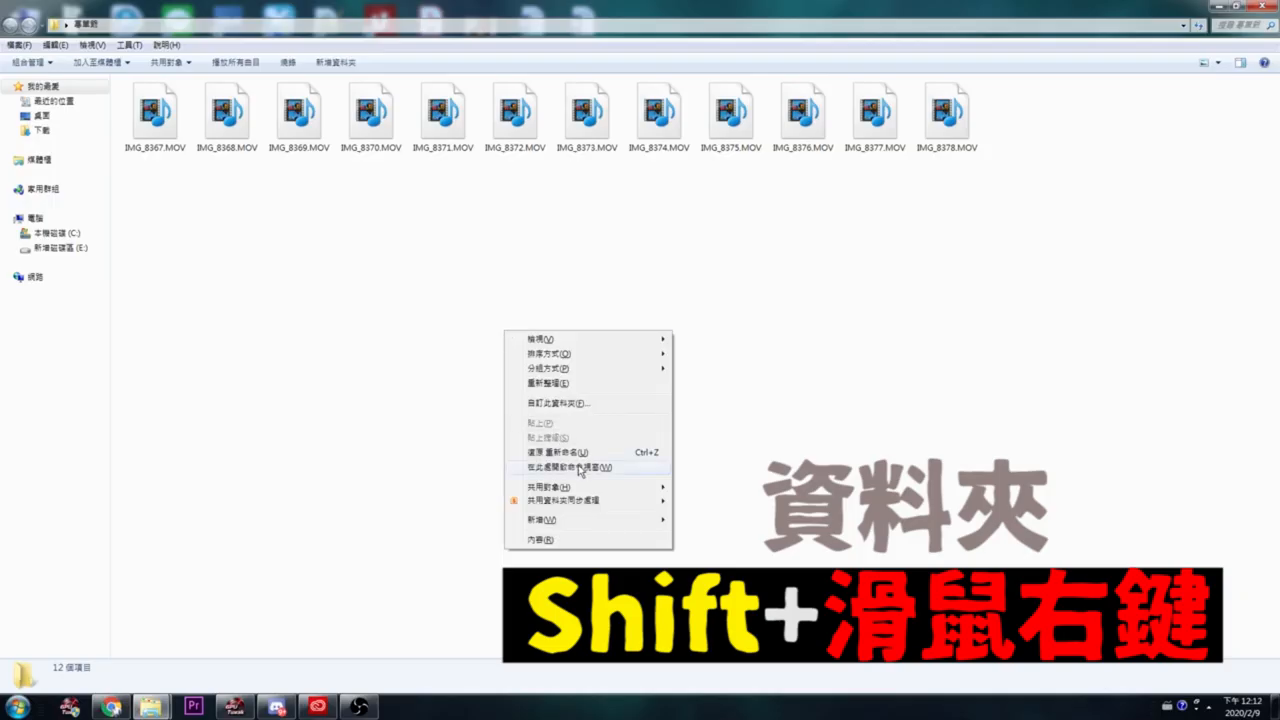
#> input picture frame 87 of openCV影片應用/Ben.mp4, 1280 x 720 px
$ python read_from_video.py
#> lines starting #> are read from the running program, lines starting #| are printed output that depends on the picture
'''
原理：OpenCV 取出影片中的"每張"影格

打開terminal-cd到檔案目錄
輸入python read_from_video.py 開啟
'''

import cv2
import numpy as np

cap = cv2.VideoCapture("Ben.mp4") #改成你要開的影片檔名

fourcc = cv2.VideoWriter_fourcc(*"XVID") #影片的編碼

out = cv2.VideoWriter("video.avi", fourcc, 25, (640, 360))  #跑完影片後會生成這個檔案 (長,寬)

while True:
    ret, frame = cap.read()  #frame 一張照片
#> frame is the input picture: shape (720, 1280, 3); mean B, G, R 214.6, 215, 218.4
    frame2 = cv2.flip(frame, 1)  #.flip 左右對換
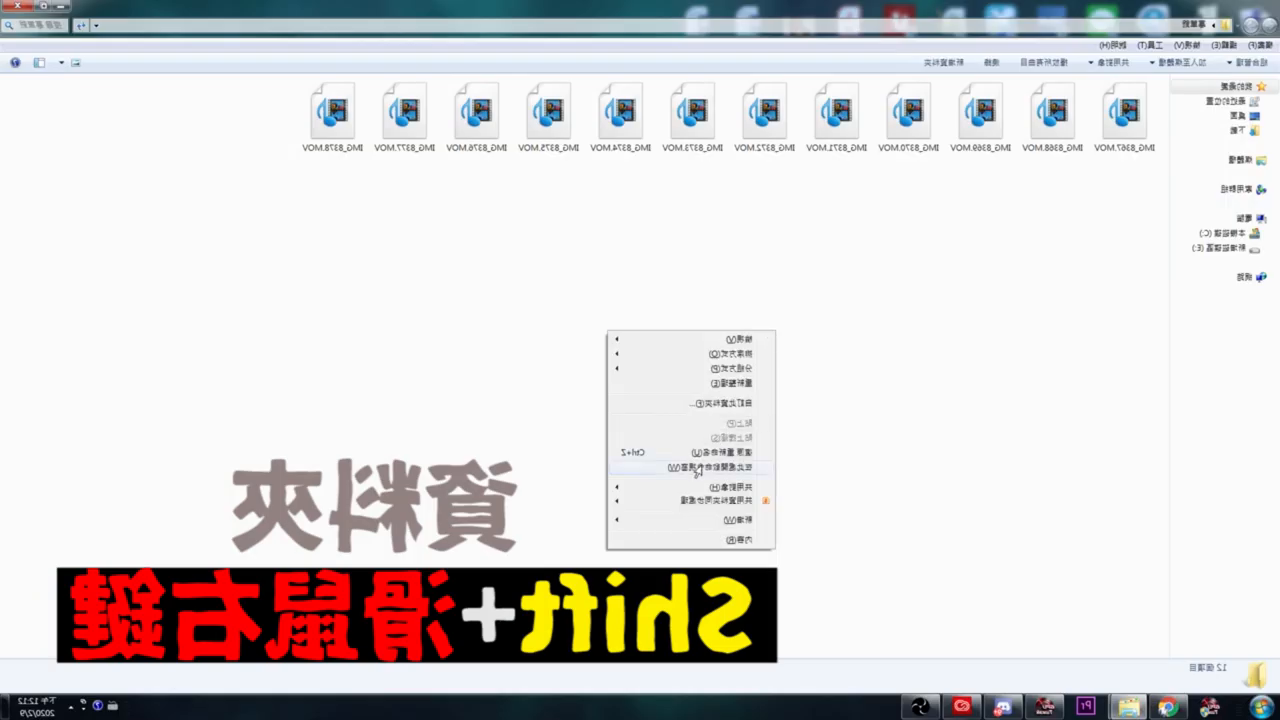
#> frame2: shape (720, 1280, 3); mean B, G, R 214.6, 215, 218.4

    cv2.imshow("frame2", frame2)  #顯示 翻轉過的
    cv2.imshow("frame", frame)  #顯示 原版

    out.write(frame2) # 寫檔 翻轉過的

    key = cv2.waitKey(25)
#> (key Esc is pressed here)
    if key == 27:  #如果按Esc 就跳出
        break

out.release() #釋放所有資源
cap.release()
cv2.destroyAllWindows()

$ run again, starting later in the video
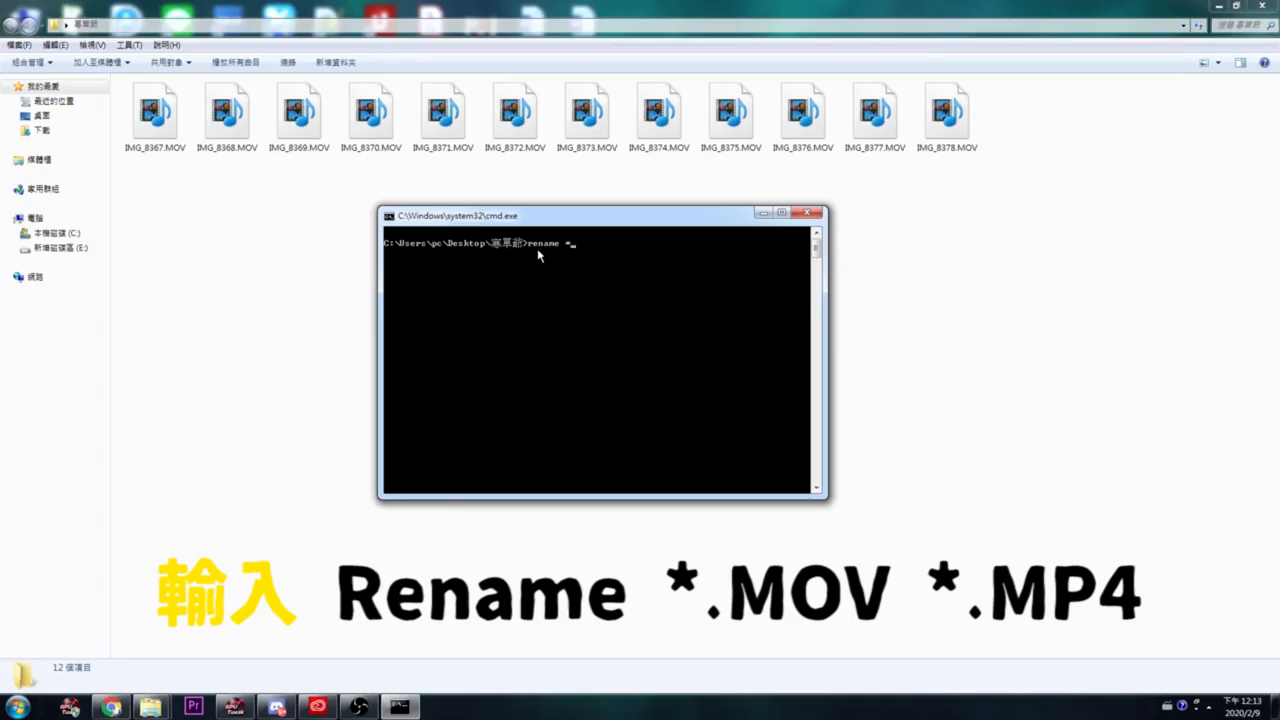
#> input picture frame 395 of openCV影片應用/Ben.mp4, 1280 x 720 px
#> frame is the input picture: shape (720, 1280, 3); mean B, G, R 197.6, 196.5, 193.1
#> `frame2 = cv2.flip(frame, 1)`:
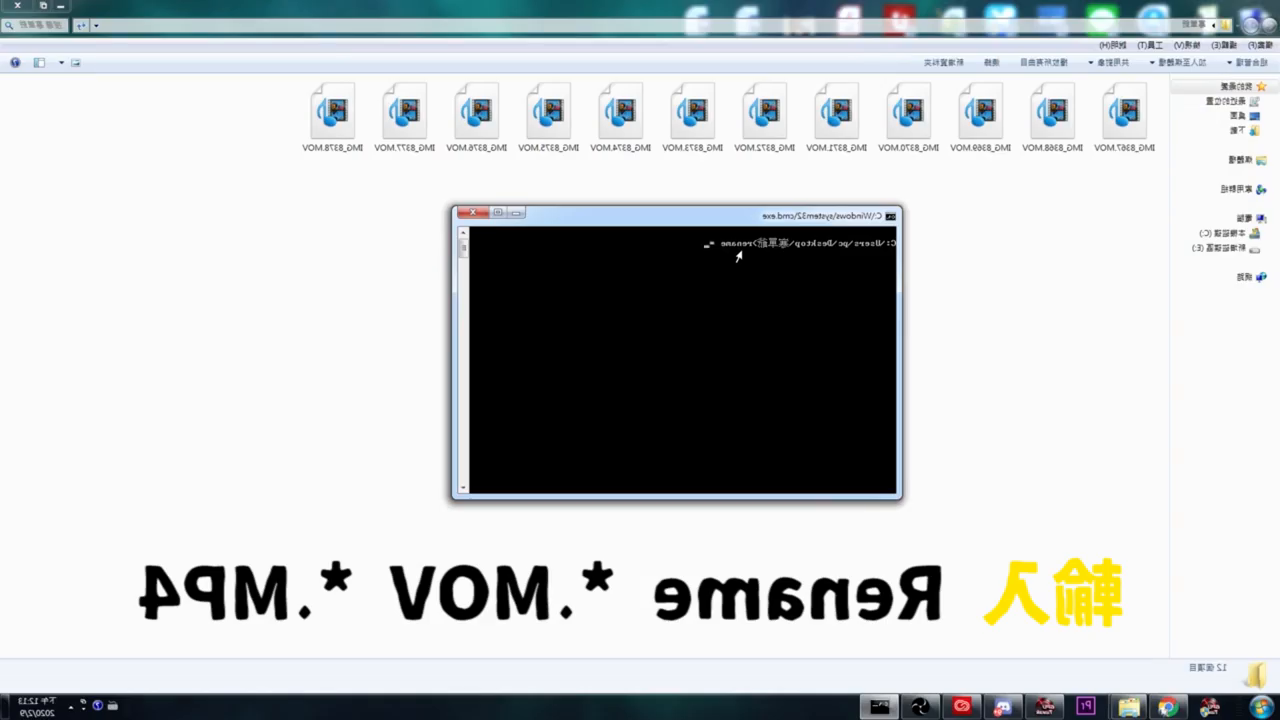
#> frame2: shape (720, 1280, 3); mean B, G, R 197.6, 196.5, 193.1

$ run again, starting later in the video
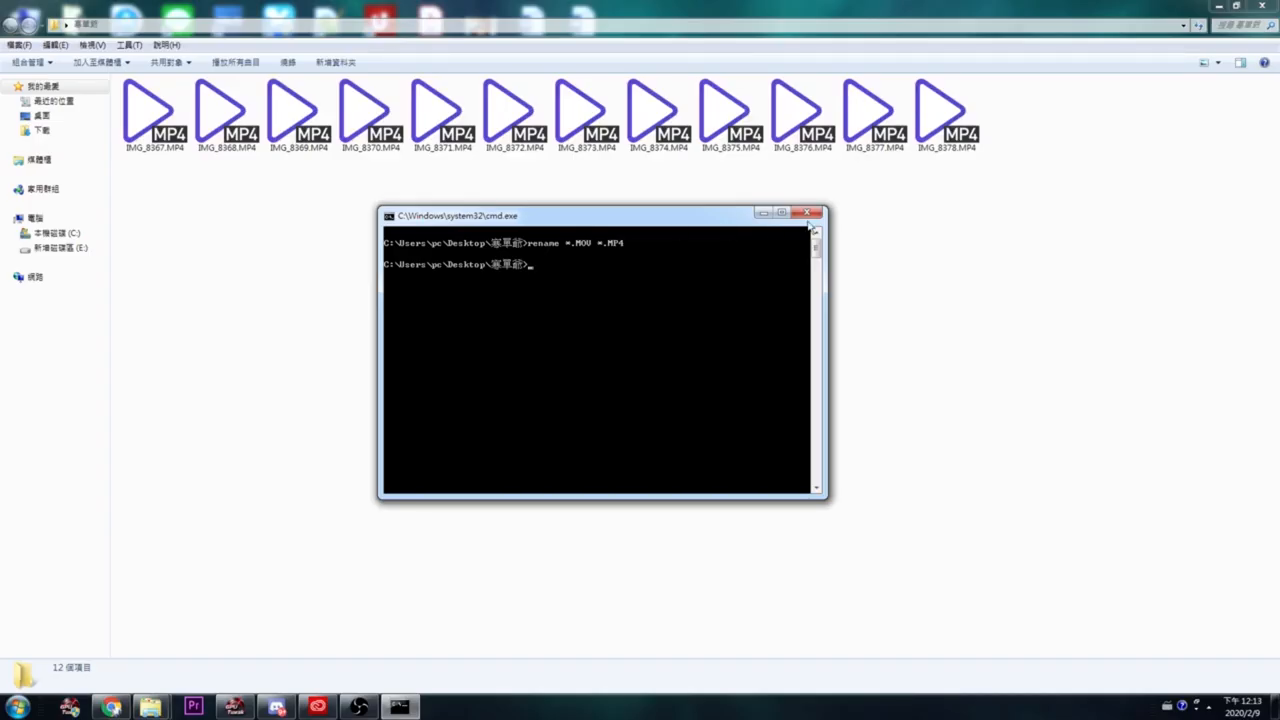
#> input picture frame 703 of openCV影片應用/Ben.mp4, 1280 x 720 px
#> frame is the input picture: shape (720, 1280, 3); mean B, G, R 203.5, 200.2, 197.2
#> `frame2 = cv2.flip(frame, 1)`:
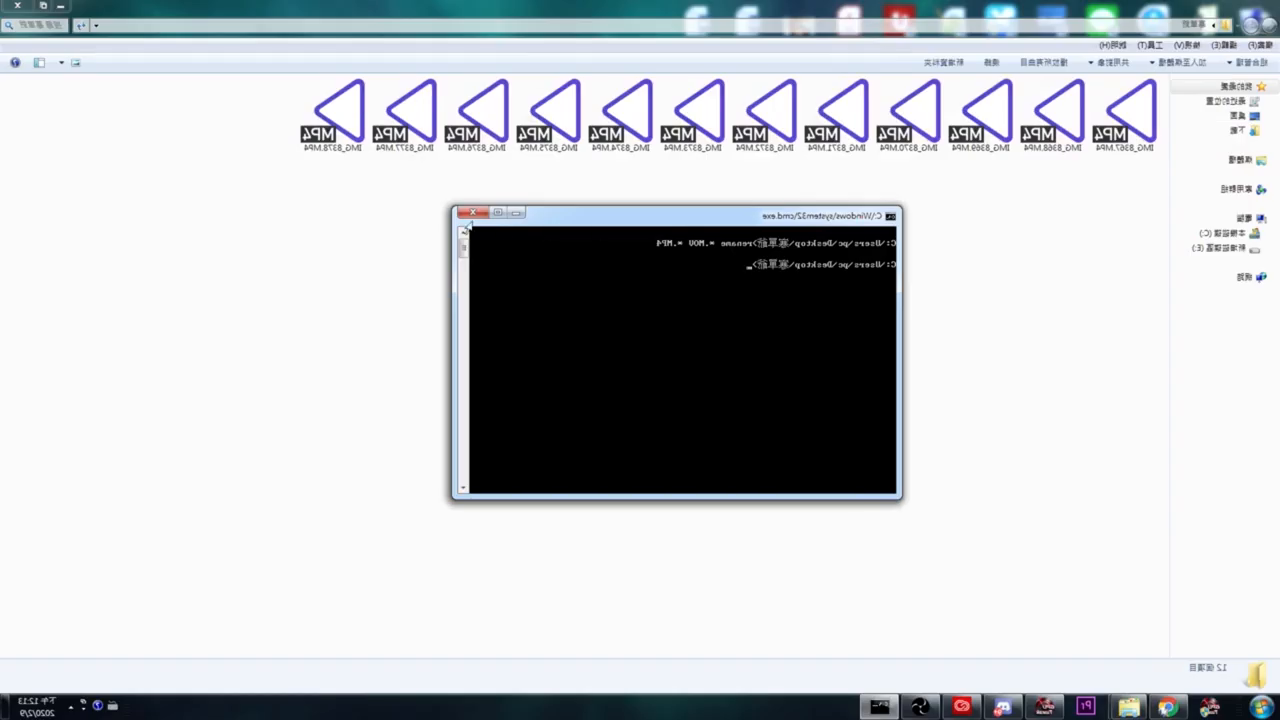
#> frame2: shape (720, 1280, 3); mean B, G, R 203.5, 200.2, 197.2
